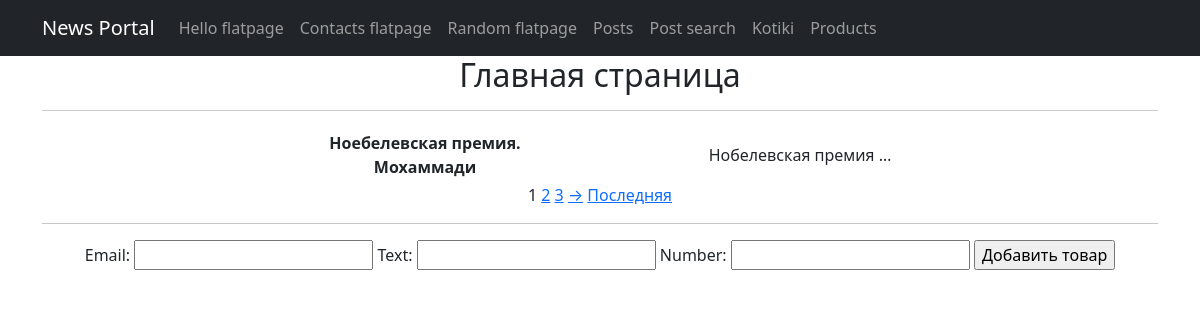
Before: /news/ with the older database file.
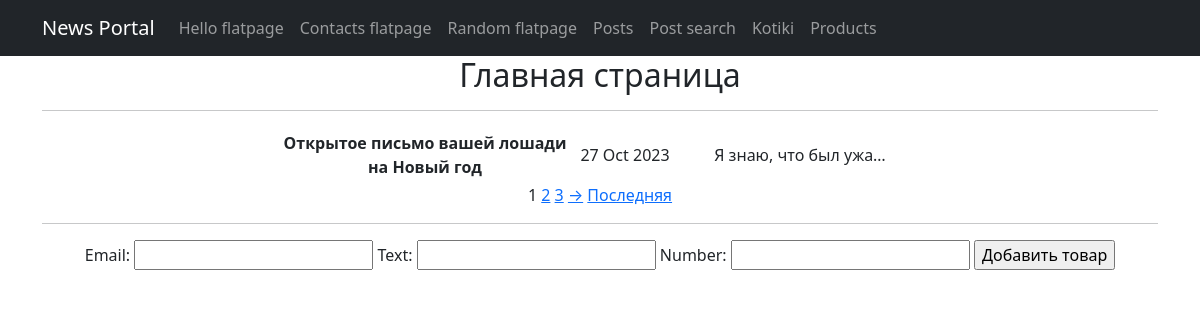
After: the same page with the newer database file.
### news/models.py (models this page shows, shortened)
class Post(models.Model):
    author = models.ForeignKey(Author, on_delete=models.CASCADE, related_name='posts')
    article = 'ART'
    news = 'NEW'
    POSTS = [
        (article, "Статья"),
        (news, "Новость")
    ]
    type = models.CharField(max_length=3,
                            choices=POSTS,
                            default=article)
    creation_time = models.DateField(auto_now_add=True)
    title = models.CharField(max_length=255)
    text = models.TextField()
    rating = models.IntegerField(default=0)
    category = models.ManyToManyField(Category, through='PostCategory')
    class Meta:
        verbose_name = 'Публикация'
        verbose_name_plural = 'Публикации'

### news/views.py (the view, shortened to what this page needs)
# urls.py: path('', PostList.as_view()),
class PostList(ListView):
    model = Post
    ordering = '-creation_time'
    template_name = 'news_app/news_list.html'
    context_object_name = 'news_all'
    paginate_by = 1
    form_class = PostForm
    def get_context_data(self, **kwargs):
        context = super().get_context_data(**kwargs)
        context['posts'] = Post.objects.all()
        context['form'] = PostForm()
        return context

### news/forms.py
class PostForm(Form):
    email = EmailField()
    text = CharField()
    number = IntegerField()

### templates/news_app/news_list.html (shortened to what this page needs)
{% extends 'flatpages/default.html' %}
{% block content %}
    <h2>Главная страница</h2>
    <hr>
    {% if news_all %}
        <table align="center" cellpadding="4">
            {% for news in news_all %}
            <tr>
                <td width="300"><b>{{ news.title }}</b></td>
                <td width="100">{{ news.creation_time|date:'d M Y' }}</td>
                <td width="250">{{ news.text|truncatechars:20 }}</td>
            </tr>
            {% endfor %}
        </table>
    {% else %}
            <h3>Публикаций нет!</h3>
    {% endif %}
{% if is_paginated %}
    {% for num in page_obj.paginator.page_range %}
        {% if page_obj.number == num %}
            <a>{{ num }}</a>
        {% elif num > page_obj.number|add:'-3' and num < page_obj.number|add:'3' %}
            <a href="?page={{ num }}">{{ num }}</a>
        {% endif %}
    {% endfor %}
    {% if page_obj.has_next %}
        <a href="?page={{ page_obj.next_page_number }}">→</a>
        <a href="?page={{ page_obj.paginator.num_pages }}">Последняя</a>
    {% endif %}
{% endif %}
<hr>
<form method="POST">
    {{ form }}
    <input type="submit" value="Добавить товар">
</form>
{% endblock content %}

Changed rows visible on the page:
removed Post: title "Ноебелевская премия. Мохаммади", text "Нобелевская премия …"
added Post: title "Открытое письмо вашей лошади на Новый год", creation_time "27 Oct 2023", text "Я знаю, что был ужа…"
